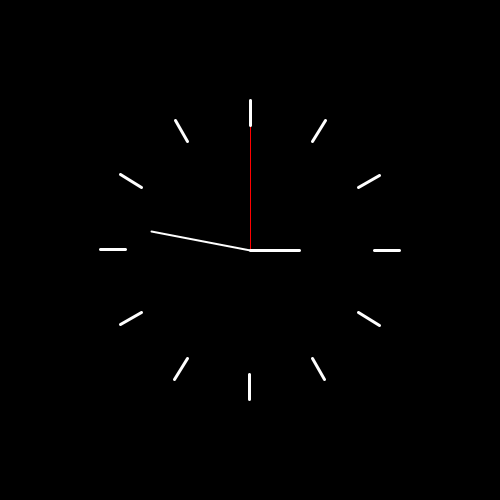
Frame 1 (no input)
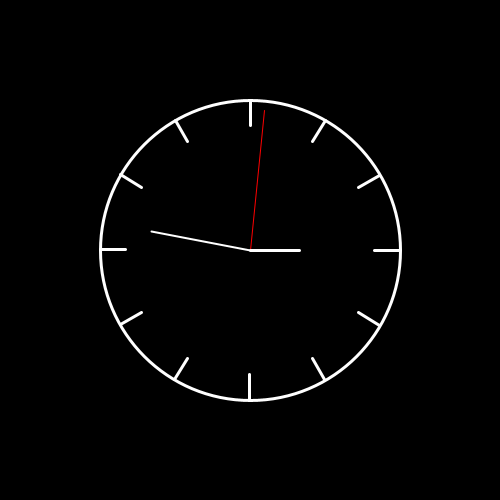
Frame 60 (the mouse pressed at the canvas centre just before this capture)
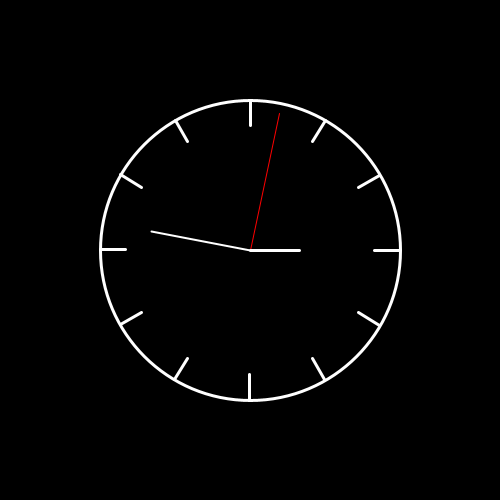
Frame 120 (the mouse held since frame 60 and released just before this capture)

The Processing sketch that drew these frames (run headless with seeded random() and noise(); from frame 60 on, the mouse is pressed at the canvas centre):

// Processing sketch: processing_169696
// ── processing_169696.pde

void setup()
{
  size(500,500);
  background(0);
}

void draw()
{
  background(0);
  
  translate(250,250);
  
  //Kreis
  pushMatrix();
  noFill();
  ellipse(0,0,300,300);
  stroke(255);
  popMatrix();
  
  //Variable Sekunde
  float sek = map(second(), 0, 60, 0, 2*PI);
  println(sek);
  
  pushMatrix();
  //Sekundenzeiger
  pushMatrix();
  //translate(width/2,width/2);
  rotate(sek);
  rectMode(CENTER);
  stroke(255,0,0);
  strokeWeight(1);
  line(0,0,0,-140);
  popMatrix();
  
  //Variable Minute
  float min = map(minute(), 0, 59, 0, 2*PI);
  
  //Minutenzeiger
  pushMatrix();
  //translate(width/2,width/2);
  rotate(min);
  rectMode(CENTER);
  stroke(255);
  strokeWeight(2);
  line(0,0,0,-100);
  popMatrix();
  
  //Variable Minute
  float stund = map(hour(), 0, 12, 0, 2*PI);
  
  //Stundenzeiger
  pushMatrix();
  //translate(width/2,width/2);
  rotate(stund);
  rectMode(CENTER);
  stroke(255);
  strokeWeight(3);
  line(0,0,0,-50);
  popMatrix();
  
  popMatrix();
  
  //Skala
  pushMatrix();
  line(0,-150,0,-125);
  
  rotate(radians(30));
  line(0,-150,0,-125);
  
  rotate(radians(30));
  line(0,-150,0,-125);
  
  rotate(radians(30));
  line(0,-150,0,-125);
  
  rotate(radians(30));
  line(0,-150,0,-125);
  
  rotate(radians(30));
  line(0,-150,0,-125);
  
  rotate(radians(30));
  line(0,-150,0,-125);
  
  rotate(radians(30));
  line(0,-150,0,-125);
  
  rotate(radians(30));
  line(0,-150,0,-125);
  
  rotate(radians(30));
  line(0,-150,0,-125);
  
  rotate(radians(30));
  line(0,-150,0,-125);
  
  rotate(radians(30));
  line(0,-150,0,-125);
  
  popMatrix();
}
